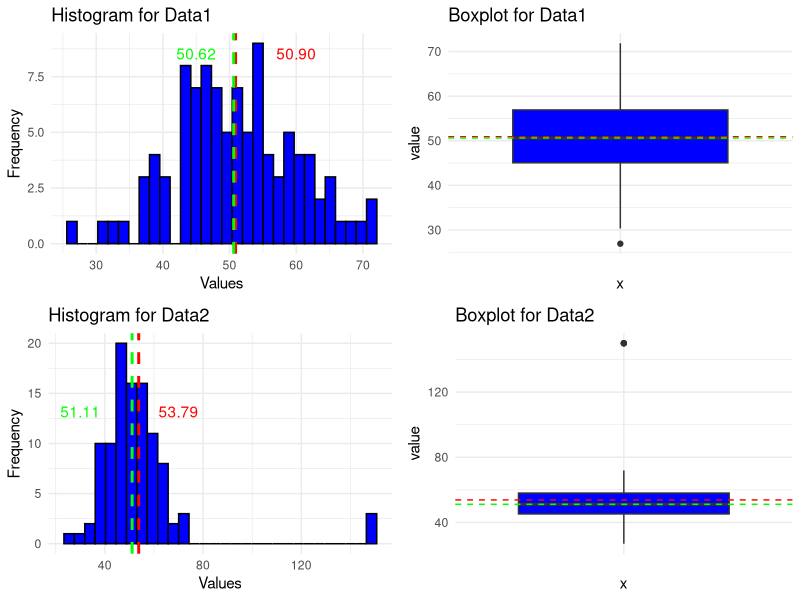

Recreate this plot in R.
# Carregar a biblioteca ggplot2 para visualização
library(ggplot2)
library(gridExtra) # Para organizar os plots lado a lado

# Configurar a semente para reprodutibilidade
set.seed(123)

# Criar o conjunto de dados original
data1 <- c(rnorm(100, mean = 50, sd = 10))

# Calcular a média e a mediana original
original_mean <- mean(data1)
original_median <- median(data1)

# Criar o conjunto de dados com outliers
data2 <- c(data1, 150, 150, 150)  # Adicionar outliers

# Preparar data frames para plotagem
df1 <- data.frame(value = data1)
df2 <- data.frame(value = data2)

# Criar plots para data1
p1_hist <- ggplot(df1, aes(x = value)) + 
  geom_histogram(bins = 30, fill = "blue", color = "black") + 
  geom_vline(aes(xintercept = original_mean), color = "red", size=1, linetype = "dashed") +
  geom_vline(aes(xintercept = original_median), color = "green", size=1, linetype = "dashed") +
  annotate("text", x = 60, y = 8, label = sprintf("%.2f", original_mean), color = "red", vjust = -0.5) +
  annotate("text", x = 45, y = 8, label = sprintf("%.2f", original_median), color = "green", vjust = -0.5) +
  labs(title = "Histogram for Data1", x = "Values", y = "Frequency") +
  theme_minimal()

p1_box <- ggplot(df1, aes(x = "", y = value)) + 
  geom_boxplot(fill = "blue") +
  geom_hline(aes(yintercept = original_mean), color = "red", linetype = "dashed") +
  geom_hline(aes(yintercept = original_median), color = "green", linetype = "dashed") +
  labs(title = "Boxplot for Data1") +
  theme_minimal()

# Criar plots para data2
p2_hist <- ggplot(df2, aes(x = value)) + 
  geom_histogram(bins = 30, fill = "blue", color = "black") + 
  geom_vline(aes(xintercept = mean(data2)), color = "red", size=1, linetype = "dashed") +
  geom_vline(aes(xintercept = median(data2)), color = "green", size=1, linetype = "dashed") +
  annotate("text", x = 70, y = 12, label = sprintf("%.2f", mean(data2)), color = "red", vjust = -0.5) +
  annotate("text", x = 30, y = 12, label = sprintf("%.2f", median(data2)), color = "green", vjust = -0.5) +
  labs(title = "Histogram for Data2", x = "Values", y = "Frequency") +
  theme_minimal()

p2_box <- ggplot(df2, aes(x = "", y = value)) + 
  geom_boxplot(fill = "blue") +
  geom_hline(aes(yintercept = mean(data2)), color = "red", linetype = "dashed") +
  geom_hline(aes(yintercept = median(data2)), color = "green", linetype = "dashed") +
  labs(title = "Boxplot for Data2") +
  theme_minimal()

# Organizar os gráficos lado a lado
grid.arrange(p1_hist, p1_box, p2_hist, p2_box, ncol = 2)
